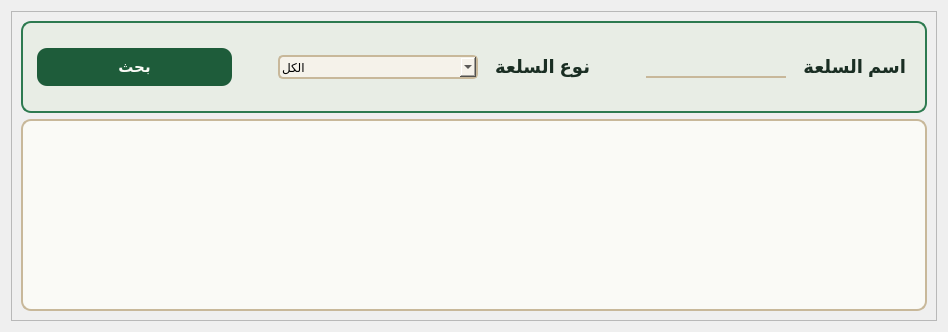
      <widget class="QWidget" name="products_form">
       <layout class="QGridLayout" name="gridLayout_37">
        <item row="0" column="0">
         <widget class="QFrame" name="search_products_frame">
          <property name="styleSheet">
           <string notr="true">QLabel{padding:5px;color:#1A2E23;}QComboBox::down-arrow{image:url(:/cashRegisterSystem2/media/arrow-down.png);}QComboBox::hover{background-color:#E8EDE5;border:none;}QComboBox{background:#F5F2EA;border:1.5px solid #C8B89A;border-radius:5px;padding:2px;}QLineEdit{background:transparent;border:none;border-bottom:1.5px solid #C8B89A;font-size:15px;color:#1A2E23;}#frame_3{border:1.5px solid #2D7A50;border-radius:10px;background-color:#E8EDE5;padding:10px 0px;}#prodtable{border-radius:10px;border:2px solid #C8B89A;background-color:#FAFAF6;}</string>
          </property>
          <property name="frameShape"><enum>QFrame::StyledPanel</enum></property>
          <property name="frameShadow"><enum>QFrame::Raised</enum></property>
          <layout class="QGridLayout" name="gridLayout_38">
           <item row="0" column="0">
            <widget class="QFrame" name="frame_3">
             <property name="frameShape"><enum>QFrame::StyledPanel</enum></property>
             <property name="frameShadow"><enum>QFrame::Raised</enum></property>
             <layout class="QGridLayout" name="gridLayout_35">
              <item row="0" column="0">
               <layout class="QGridLayout" name="gridLayout_36">
                <item row="0" column="1"><spacer name="horizontalSpacer_17"><property name="orientation"><enum>Qt::Horizontal</enum></property><property name="sizeHint" stdset="0"><size><width>40</width><height>20</height></size></property></spacer></item>
                <item row="0" column="6"><widget class="QLabel" name="ProdNameLabel"><property name="minimumSize"><size><width>0</width><height>50</height></size></property><property name="styleSheet"><string notr="true">font-weight:bold;font-size:18px;color:#1A2E23;</string></property><property name="text"><string>اسم السلعة</string></property></widget></item>
                <item row="0" column="5"><widget class="QLineEdit" name="ProdNameSearch"><property name="maximumSize"><size><width>300</width><height>16777215</height></size></property></widget></item>
                <item row="0" column="2"><widget class="QComboBox" name="ProdTypeSearch"><property name="minimumSize"><size><width>200</width><height>0</height></size></property><property name="cursor"><cursorShape>PointingHandCursor</cursorShape></property><item><property name="text"><string>الكل</string></property></item></widget></item>
                <item row="0" column="0"><widget class="QPushButton" name="searchprobuctsBTN"><property name="minimumSize"><size><width>200</width><height>0</height></size></property><property name="cursor"><cursorShape>PointingHandCursor</cursorShape></property><property name="styleSheet"><string notr="true">QPushButton{font-size:15px;background-color:#1E5C3A;color:#FAFAF6;border-radius:10px;font-weight:bold;margin-left:5px;padding:10px;}QPushButton::hover{background-color:#2D7A50;}</string></property><property name="text"><string>بحث</string></property></widget></item>
                <item row="0" column="3"><widget class="QLabel" name="ProdTypeLabel"><property name="styleSheet"><string notr="true">font-weight:bold;font-size:18px;color:#1A2E23;</string></property><property name="text"><string>نوع السلعة</string></property></widget></item>
                <item row="0" column="4"><spacer name="horizontalSpacer_18"><property name="orientation"><enum>Qt::Horizontal</enum></property><property name="sizeHint" stdset="0"><size><width>40</width><height>20</height></size></property></spacer></item>
               </layout>
              </item>
             </layout>
            </widget>
           </item>
           <item row="1" column="0"><widget class="QTableView" name="prodtable"/></item>
          </layout>
         </widget>
        </item>
       </layout>
      </widget>
